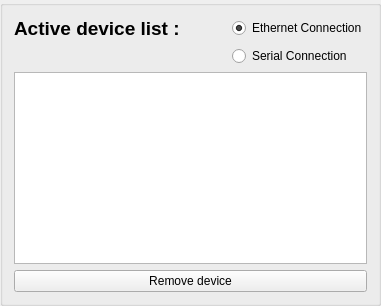
      <widget class="QGroupBox" name="groupBox_6">
       <property name="title">
        <string/>
       </property>
       <layout class="QVBoxLayout" name="verticalLayout_2">
        <item>
         <layout class="QGridLayout" name="gridLayout_15">
          <item row="0" column="1">
           <spacer name="horizontalSpacer_3">
            <property name="orientation">
             <enum>Qt::Horizontal</enum>
            </property>
            <property name="sizeHint" stdset="0">
             <size>
              <width>40</width>
              <height>20</height>
             </size>
            </property>
           </spacer>
          </item>
          <item row="0" column="2">
           <widget class="QRadioButton" name="EthActive">
            <property name="text">
             <string>Ethernet Connection</string>
            </property>
            <property name="checked">
             <bool>true</bool>
            </property>
           </widget>
          </item>
          <item row="2" column="0" rowspan="2" colspan="3">
           <widget class="QListWidget" name="deviceList"/>
          </item>
          <item row="1" column="1">
           <spacer name="horizontalSpacer_4">
            <property name="orientation">
             <enum>Qt::Horizontal</enum>
            </property>
            <property name="sizeHint" stdset="0">
             <size>
              <width>40</width>
              <height>20</height>
             </size>
            </property>
           </spacer>
          </item>
          <item row="1" column="2">
           <widget class="QRadioButton" name="SerialActive">
            <property name="text">
             <string>Serial Connection</string>
            </property>
            <property name="checked">
             <bool>false</bool>
            </property>
           </widget>
          </item>
          <item row="4" column="0" colspan="3">
           <widget class="QPushButton" name="removeDevice">
            <property name="text">
             <string>Remove device</string>
            </property>
           </widget>
          </item>
          <item row="0" column="0">
           <widget class="QLabel" name="label_11">
            <property name="maximumSize">
             <size>
              <width>16777215</width>
              <height>50</height>
             </size>
            </property>
            <property name="palette">
             <palette>
              <active>
               <colorrole role="WindowText">
                <brush brushstyle="SolidPattern">
                 <color alpha="255">
                  <red>0</red>
                  <green>0</green>
                  <blue>0</blue>
                 </color>
                </brush>
               </colorrole>
              </active>
              <inactive>
               <colorrole role="WindowText">
                <brush brushstyle="SolidPattern">
                 <color alpha="255">
                  <red>0</red>
                  <green>0</green>
                  <blue>0</blue>
                 </color>
                </brush>
               </colorrole>
              </inactive>
              <disabled>
               <colorrole role="WindowText">
                <brush brushstyle="SolidPattern">
                 <color alpha="96">
                  <red>164</red>
                  <green>166</green>
                  <blue>168</blue>
                 </color>
                </brush>
               </colorrole>
              </disabled>
             </palette>
            </property>
            <property name="font">
             <font>
              <pointsize>14</pointsize>
              <weight>75</weight>
              <bold>true</bold>
             </font>
            </property>
            <property name="text">
             <string>Active device list :</string>
            </property>
           </widget>
          </item>
         </layout>
        </item>
       </layout>
      </widget>
